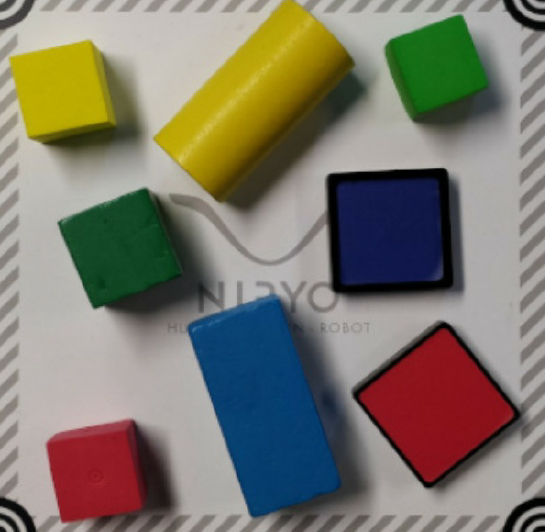
#> input picture 3/ComputerVision/Sesion3/Corner_Detection/objects.png, 545 x 532 px
$ python Corner.py
#> lines starting #> are read from the running program, lines starting #| are printed output that depends on the picture
import cv2 as cv
import matplotlib.pyplot as plt
import numpy as np
import os

def goodCornerDetection():
    root = os.getcwd()
    imgPath = os.path.join(root, 'objects.png')
    img = cv.imread(imgPath)
#> img is the input picture: shape (532, 545, 3); mean B, G, R 108.5, 121.1, 125.6
    imgRGB= cv.cvtColor(img, cv.COLOR_BGR2RGB)
    imgGray = cv.cvtColor(img, cv.COLOR_BGR2GRAY)
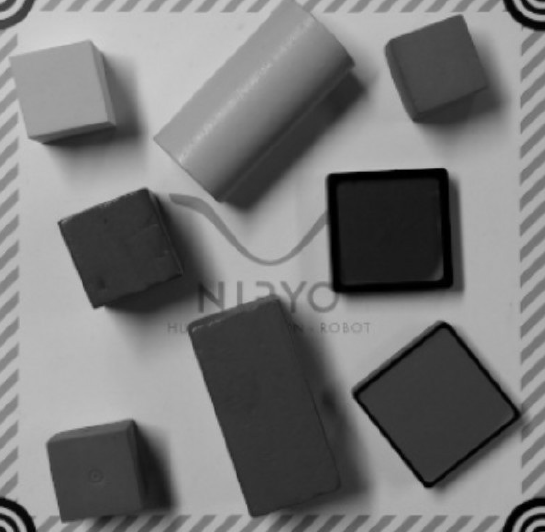
#> imgGray: shape (532, 545); min 0, max 212, mean 121

    maxCorners = 200
    quality = 0.01
    minDistance = 20

    corners = cv.goodFeaturesToTrack(imgGray, maxCorners, quality, minDistance)
#> corners = 195 rows, first 8: [58, 222], [94, 307], [505, 10], [522, 27], [445, 169], [37, 527], [58, 515], [533, 530]

    for corner in corners:
        x = int(corner[0][0])
        y = int(corner[0][1])
        cv.circle(imgRGB, (x, y), 3, (255, 0, 0), -1)
#> this loop made 195 passes
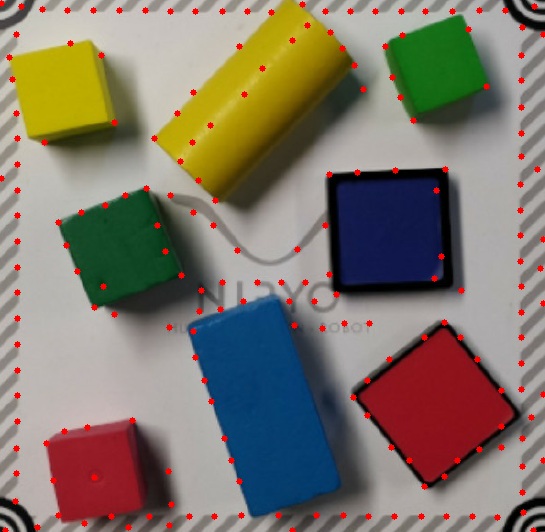
#> imgRGB: shape (532, 545, 3); mean R, G, B 128.1, 118.7, 106.4

    plt.figure()
    plt.imshow(imgRGB)
    plt.show()

if __name__ == "__main__":
    goodCornerDetection()
